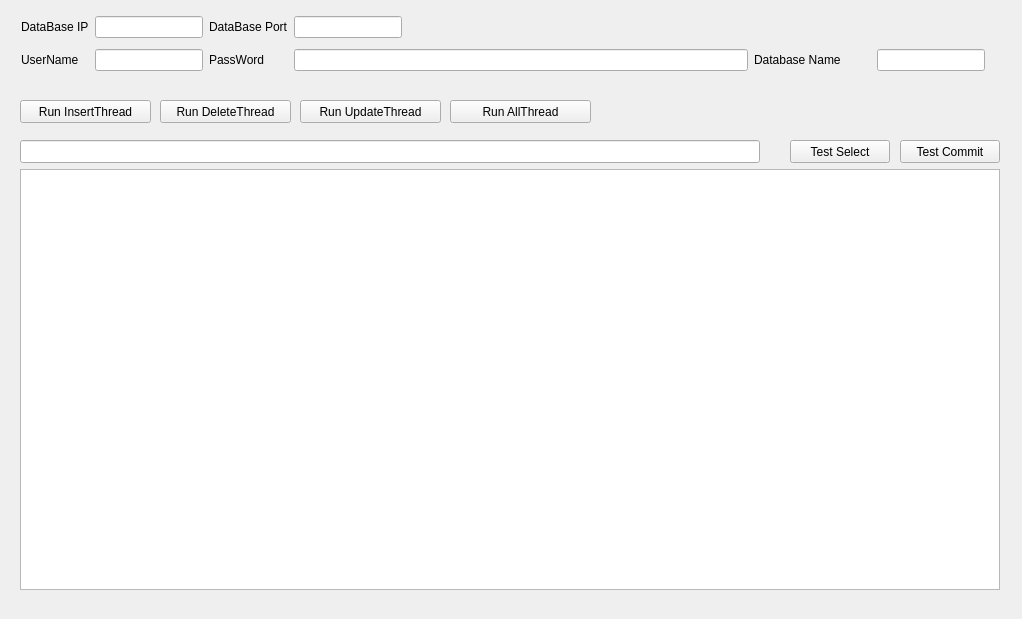
<?xml version="1.0" encoding="UTF-8"?>
<ui version="4.0">
 <class>QDMDataBaseTester</class>
 <widget class="QMainWindow" name="QDMDataBaseTester">
  <property name="geometry">
   <rect>
    <x>0</x>
    <y>0</y>
    <width>1022</width>
    <height>619</height>
   </rect>
  </property>
  <property name="windowTitle">
   <string>QDMDataBaseTester</string>
  </property>
  <widget class="QWidget" name="centralwidget">
   <widget class="QMyTableView" name="m_listInfo">
    <property name="geometry">
     <rect>
      <x>20</x>
      <y>169</y>
      <width>980</width>
      <height>421</height>
     </rect>
    </property>
   </widget>
   <widget class="QLineEdit" name="m_editSql">
    <property name="geometry">
     <rect>
      <x>20</x>
      <y>140</y>
      <width>740</width>
      <height>23</height>
     </rect>
    </property>
   </widget>
   <widget class="QPushButton" name="m_btnTestSelect">
    <property name="geometry">
     <rect>
      <x>790</x>
      <y>140</y>
      <width>100</width>
      <height>23</height>
     </rect>
    </property>
    <property name="text">
     <string>Test Select</string>
    </property>
   </widget>
   <widget class="QPushButton" name="m_btnTestCommit">
    <property name="geometry">
     <rect>
      <x>900</x>
      <y>140</y>
      <width>100</width>
      <height>23</height>
     </rect>
    </property>
    <property name="text">
     <string>Test Commit</string>
    </property>
   </widget>
   <widget class="QWidget" name="layoutWidget">
    <property name="geometry">
     <rect>
      <x>21</x>
      <y>11</y>
      <width>981</width>
      <height>67</height>
     </rect>
    </property>
    <layout class="QGridLayout" name="gridLayout">
     <item row="0" column="0">
      <widget class="QLabel" name="label">
       <property name="sizePolicy">
        <sizepolicy hsizetype="Fixed" vsizetype="Fixed">
         <horstretch>0</horstretch>
         <verstretch>0</verstretch>
        </sizepolicy>
       </property>
       <property name="text">
        <string>DataBase IP</string>
       </property>
      </widget>
     </item>
     <item row="0" column="1">
      <widget class="QLineEdit" name="m_editIP">
       <property name="sizePolicy">
        <sizepolicy hsizetype="Fixed" vsizetype="Fixed">
         <horstretch>0</horstretch>
         <verstretch>0</verstretch>
        </sizepolicy>
       </property>
      </widget>
     </item>
     <item row="0" column="2">
      <widget class="QLabel" name="label_2">
       <property name="sizePolicy">
        <sizepolicy hsizetype="Fixed" vsizetype="Fixed">
         <horstretch>0</horstretch>
         <verstretch>0</verstretch>
        </sizepolicy>
       </property>
       <property name="text">
        <string>DataBase Port</string>
       </property>
      </widget>
     </item>
     <item row="0" column="3">
      <widget class="QLineEdit" name="m_editPort">
       <property name="sizePolicy">
        <sizepolicy hsizetype="Fixed" vsizetype="Fixed">
         <horstretch>0</horstretch>
         <verstretch>0</verstretch>
        </sizepolicy>
       </property>
       <property name="sizeIncrement">
        <size>
         <width>60</width>
         <height>23</height>
        </size>
       </property>
      </widget>
     </item>
     <item row="0" column="4" colspan="2">
      <spacer name="horizontalSpacer_2">
       <property name="orientation">
        <enum>Qt::Horizontal</enum>
       </property>
       <property name="sizeType">
        <enum>QSizePolicy::MinimumExpanding</enum>
       </property>
       <property name="sizeHint" stdset="0">
        <size>
         <width>248</width>
         <height>20</height>
        </size>
       </property>
      </spacer>
     </item>
     <item row="1" column="0">
      <widget class="QLabel" name="label_3">
       <property name="sizePolicy">
        <sizepolicy hsizetype="Fixed" vsizetype="Fixed">
         <horstretch>0</horstretch>
         <verstretch>0</verstretch>
        </sizepolicy>
       </property>
       <property name="minimumSize">
        <size>
         <width>47</width>
         <height>16</height>
        </size>
       </property>
       <property name="text">
        <string>UserName</string>
       </property>
      </widget>
     </item>
     <item row="1" column="1">
      <widget class="QLineEdit" name="m_editUserName">
       <property name="sizePolicy">
        <sizepolicy hsizetype="Fixed" vsizetype="Fixed">
         <horstretch>0</horstretch>
         <verstretch>0</verstretch>
        </sizepolicy>
       </property>
      </widget>
     </item>
     <item row="1" column="2">
      <widget class="QLabel" name="label_4">
       <property name="sizePolicy">
        <sizepolicy hsizetype="Fixed" vsizetype="Fixed">
         <horstretch>0</horstretch>
         <verstretch>0</verstretch>
        </sizepolicy>
       </property>
       <property name="text">
        <string>PassWord</string>
       </property>
      </widget>
     </item>
     <item row="1" column="3">
      <widget class="QLineEdit" name="m_editPassWord">
       <property name="sizePolicy">
        <sizepolicy hsizetype="MinimumExpanding" vsizetype="Fixed">
         <horstretch>0</horstretch>
         <verstretch>0</verstretch>
        </sizepolicy>
       </property>
      </widget>
     </item>
     <item row="1" column="4">
      <widget class="QLabel" name="label_5">
       <property name="enabled">
        <bool>true</bool>
       </property>
       <property name="sizePolicy">
        <sizepolicy hsizetype="Fixed" vsizetype="Fixed">
         <horstretch>0</horstretch>
         <verstretch>0</verstretch>
        </sizepolicy>
       </property>
       <property name="text">
        <string>Database Name</string>
       </property>
      </widget>
     </item>
     <item row="1" column="5">
      <widget class="QLineEdit" name="m_editDBName">
       <property name="sizePolicy">
        <sizepolicy hsizetype="Fixed" vsizetype="Fixed">
         <horstretch>0</horstretch>
         <verstretch>0</verstretch>
        </sizepolicy>
       </property>
      </widget>
     </item>
    </layout>
   </widget>
   <widget class="QPushButton" name="m_btnAllThread">
    <property name="geometry">
     <rect>
      <x>450</x>
      <y>100</y>
      <width>141</width>
      <height>23</height>
     </rect>
    </property>
    <property name="text">
     <string>Run AllThread</string>
    </property>
   </widget>
   <widget class="QPushButton" name="m_btnInsertThread">
    <property name="geometry">
     <rect>
      <x>20</x>
      <y>100</y>
      <width>131</width>
      <height>23</height>
     </rect>
    </property>
    <property name="text">
     <string>Run InsertThread</string>
    </property>
   </widget>
   <widget class="QPushButton" name="m_btnDeleteThread">
    <property name="geometry">
     <rect>
      <x>160</x>
      <y>100</y>
      <width>131</width>
      <height>23</height>
     </rect>
    </property>
    <property name="text">
     <string>Run DeleteThread</string>
    </property>
   </widget>
   <widget class="QPushButton" name="m_btnUpdateThread">
    <property name="geometry">
     <rect>
      <x>300</x>
      <y>100</y>
      <width>141</width>
      <height>23</height>
     </rect>
    </property>
    <property name="text">
     <string>Run UpdateThread</string>
    </property>
   </widget>
  </widget>
 </widget>
 <customwidgets>
  <customwidget>
   <class>QMyTableView</class>
   <extends>QTableView</extends>
   <header location="global">QMyTableView.h</header>
  </customwidget>
 </customwidgets>
 <resources/>
 <connections/>
</ui>
